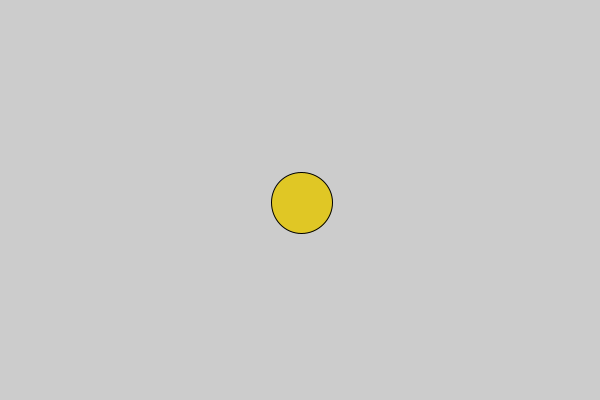
Frame 1 (no input)
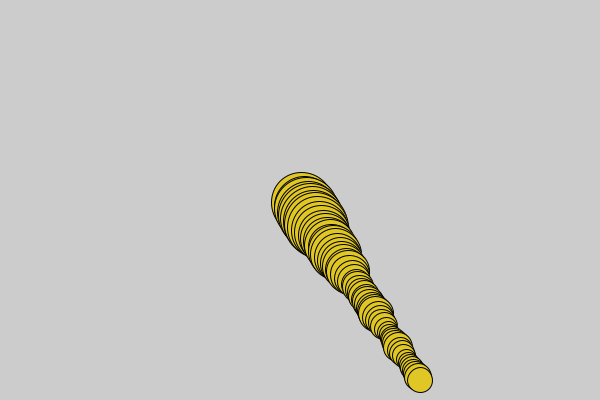
Frame 60 (the mouse pressed at the canvas centre just before this capture)
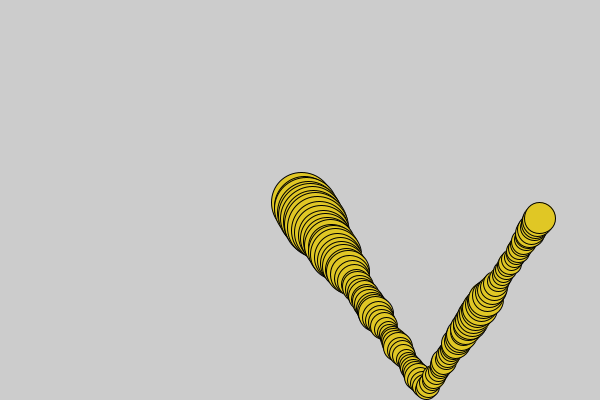
Frame 120 (the mouse held since frame 60 and released just before this capture)

The Processing sketch that drew these frames (run headless with seeded random() and noise(); from frame 60 on, the mouse is pressed at the canvas centre):

// Processing sketch: noise02
// ── noise02.pde
float Cx, Cy;           // ball center
float Vx, Vy;           // ball velocity
float Radius;           // ball radius

void setup() {
   size(600, 400);
   Cx = 300;
   Cy = 200;
   Radius = 30;
   Vx = 2;
   Vy = 3;
}

void draw() {
   Radius += random(-2.0, 2.0);
   Radius = constrain(Radius, 10, 50);

   Cx += Vx;
   Cy += Vy;
   if ((Cx-Radius < 0) || (Cx+Radius >= width)) {
      Vx = -Vx;
      Cx += 2 * Vx;
   }
   if ((Cy-Radius < 0) || (Cy+Radius >= height)) {
      Vy = -Vy;
      Cy += 2 * Vy;
   }
   
  // draw the ball
  //background(128, 103, 103);
  stroke(0);
  fill(224, 199, 37);
  ellipse(Cx, Cy, Radius*2, Radius*2);
}
